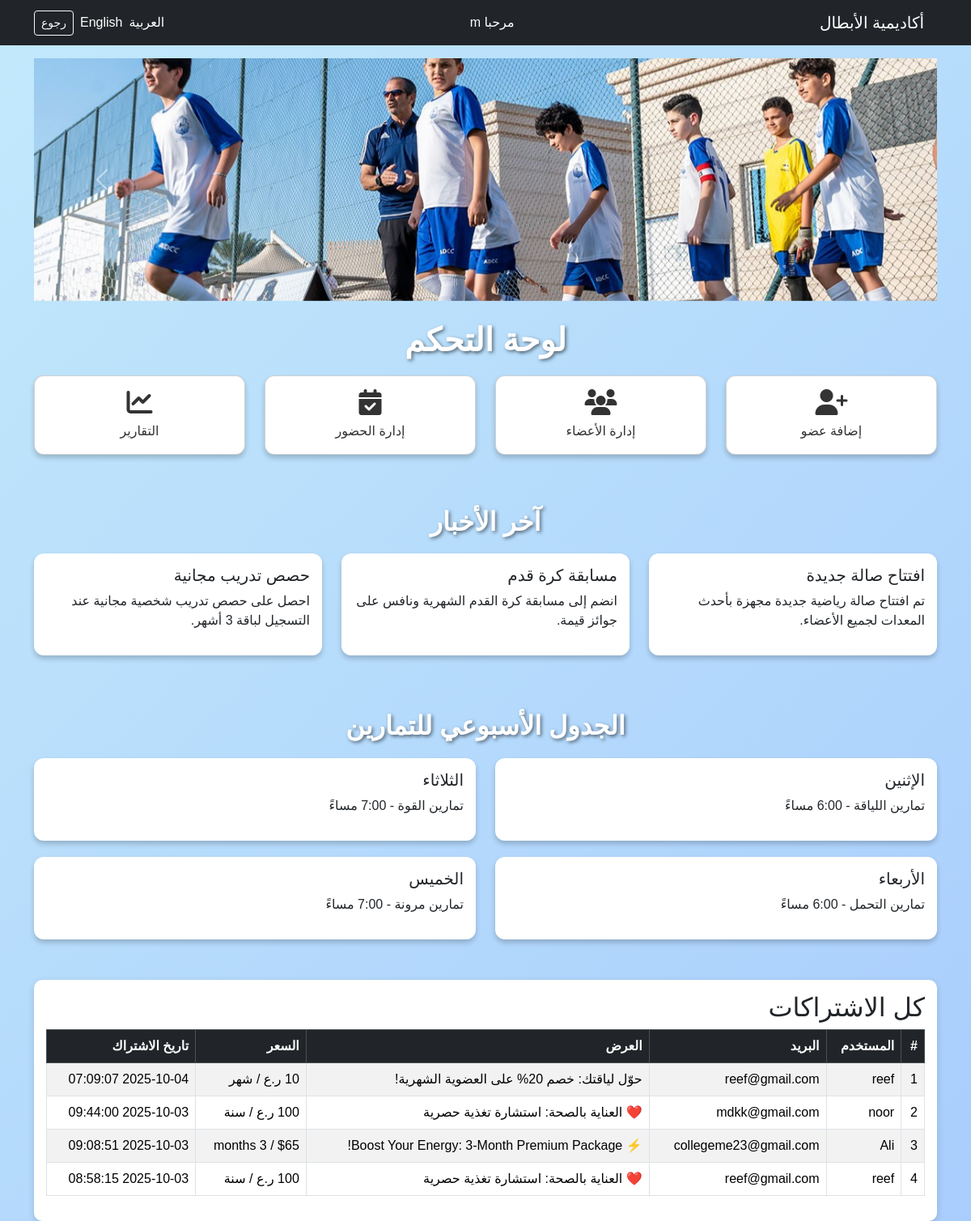
The app's page /homepage.php (signed in) with its own data.
### tables this page shows
CREATE TABLE `subscriptions` (
  `id` int(11) NOT NULL,
  `user_id` int(11) NOT NULL,
  `offer_id` int(11) NOT NULL,
  `offer_title` varchar(255) NOT NULL,
  `price` varchar(50) DEFAULT NULL,
  `subscription_date` timestamp NOT NULL DEFAULT current_timestamp()
);

CREATE TABLE `users` (
  `id` int(11) NOT NULL,
  `FirstName` varchar(50) NOT NULL,
  `lastName` varchar(50) NOT NULL,
  `username` varchar(50) NOT NULL,
  `email` varchar(50) NOT NULL,
  `password` varchar(255) NOT NULL,
  `role` varchar(20) NOT NULL DEFAULT 'user',
  `activity` varchar(50) NOT NULL DEFAULT 'كرة القدم'
);

### public/homepage.php (the view, shortened to what this page needs)
<?php
include("../config/connect.php");
$lang = $_SESSION['lang'];
$dir = $lang === 'ar' ? 'rtl' : 'ltr';
$subscriptions = [];
if ($_SESSION['role'] === 'admin') {
    $stmt = $conn->prepare("SELECT u.firstName, u.email, s.offer_title, s.price, s.subscription_date FROM subscriptions s JOIN users u ON s.user_id=u.id ORDER BY subscription_date DESC");
    $stmt->execute();
    $result = $stmt->get_result();
    while ($row = $result->fetch_assoc()) $subscriptions[] = $row;
}
?>
<!DOCTYPE html>
<html lang="<?= $lang ?>" dir="<?= $dir ?>">
<head>
<link href="https://cdn.jsdelivr.net/npm/bootstrap@5.3.2/dist/css/bootstrap.min.css" rel="stylesheet">
<link rel="stylesheet" href="https://cdnjs.cloudflare.com/ajax/libs/font-awesome/6.5.1/css/all.min.css">
</head>
<body>
<nav class="navbar navbar-expand-lg navbar-dark bg-dark">
  <div class="container d-flex justify-content-between align-items-center">
    <a class="navbar-brand" href="../public/homepage.php"><?= $texts[$lang]['brand'] ?></a>
    <span class="text-white mx-auto"><?= $texts[$lang]['hello'] ?> <?= $_SESSION['firstName']; ?></span>
    <div class="d-flex align-items-center gap-2">
      <a class="nav-link text-white" href="?lang=ar">العربية</a>
      <a class="nav-link text-white" href="?lang=en">English</a>
      <a href="../public/index.php" class="btn btn-outline-light btn-sm"><?= $texts[$lang]['logout'] ?></a>
    </div>
  </div>
</nav>
<div class="container mt-3">
  <div id="mainCarousel" class="carousel slide mb-4" data-bs-ride="carousel">
    <div class="carousel-inner">
      <div class="carousel-item active"><img src="../image/adcc-football-academy10.jpg" class="d-block w-100" alt="Image 1"></div>
    </div>
    <button class="carousel-control-prev" type="button" data-bs-target="#mainCarousel" data-bs-slide="prev">
      <span class="carousel-control-prev-icon" aria-hidden="true"></span>
    </button>
    <button class="carousel-control-next" type="button" data-bs-target="#mainCarousel" data-bs-slide="next">
      <span class="carousel-control-next-icon" aria-hidden="true"></span>
    </button>
  </div>
  <h1 class="section-title"><?= $texts[$lang]['welcome'] ?></h1>
  <div class="row justify-content-center mb-5">
    <?php if ($_SESSION['role'] == 'admin') { ?>
        <div class="col-md-3 mb-3"><div class="card text-center p-3"><a href="../members/add_member.php"><i class="fas fa-user-plus fa-2x mb-2"></i><br><?= $texts[$lang]['addMember'] ?></a></div></div>
        <div class="col-md-3 mb-3"><div class="card text-center p-3"><a href="view_members.php"><i class="fas fa-users fa-2x mb-2"></i><br><?= $texts[$lang]['manageMembers'] ?></a></div></div>
        <div class="col-md-3 mb-3"><div class="card text-center p-3"><a href="../attendance/attendance.php"><i class="fas fa-calendar-check fa-2x mb-2"></i><br><?= $texts[$lang]['attendance'] ?></a></div></div>
        <div class="col-md-3 mb-3"><div class="card text-center p-3"><a href="../reports/reports.php"><i class="fas fa-chart-line fa-2x mb-2"></i><br><?= $texts[$lang]['reports'] ?></a></div></div>
    <?php } else { ?>
        <div class="col-md-3 mb-3"><div class="card text-center p-3"><a href="../payments/offers.php"><i class="fas fa-gift fa-2x mb-2"></i><br><?= $texts[$lang]['offers'] ?></a></div></div>
    <?php } ?>
  </div>
  <h2 class="section-title"><?= $texts[$lang]['latestNews'] ?></h2>
  <div class="row">
    <div class="col-md-4"><div class="news-card"><h5><?= $texts[$lang]['news1_title'] ?></h5><p><?= $texts[$lang]['news1_desc'] ?></p></div></div>
    <div class="col-md-4"><div class="news-card"><h5><?= $texts[$lang]['news2_title'] ?></h5><p><?= $texts[$lang]['news2_desc'] ?></p></div></div>
    <div class="col-md-4"><div class="news-card"><h5><?= $texts[$lang]['news3_title'] ?></h5><p><?= $texts[$lang]['news3_desc'] ?></p></div></div>
  </div>
  <h2 class="section-title mt-5"><?= $texts[$lang]['weeklySchedule'] ?></h2>
  <div class="row">
    <div class="col-md-6"><div class="schedule-card"><h5><?= $texts[$lang]['day1'] ?></h5><p><?= $texts[$lang]['day1_schedule'] ?></p></div></div>
    <div class="col-md-6"><div class="schedule-card"><h5><?= $texts[$lang]['day2'] ?></h5><p><?= $texts[$lang]['day2_schedule'] ?></p></div></div>
    <div class="col-md-6"><div class="schedule-card"><h5><?= $texts[$lang]['day3'] ?></h5><p><?= $texts[$lang]['day3_schedule'] ?></p></div></div>
    <div class="col-md-6"><div class="schedule-card"><h5><?= $texts[$lang]['day4'] ?></h5><p><?= $texts[$lang]['day4_schedule'] ?></p></div></div>
  </div>
  <?php if ($_SESSION['role']==='admin'): ?>
    <div class="table-container">
      <h2>كل الاشتراكات</h2>
      <table class="table table-bordered table-striped">
        <thead class="table-dark">
          <tr>
            <th><?= $texts[$lang]['table_number'] ?></th>
            <th><?= $texts[$lang]['table_user'] ?></th>
            <th><?= $texts[$lang]['table_email'] ?></th>
            <th><?= $texts[$lang]['table_offer'] ?></th>
            <th><?= $texts[$lang]['table_price'] ?></th>
            <th><?= $texts[$lang]['table_date'] ?></th>
          </tr>
        </thead>
        <tbody>
          <?php $i=1; foreach($subscriptions as $sub): ?>
          <tr>
            <td><?= $i++ ?></td>
            <td><?= $sub['firstName'] ?></td>
            <td><?= $sub['email'] ?></td>
            <td><?= $sub['offer_title'] ?></td>
            <td><?= $sub['price'] ?></td>
            <td><?= $sub['subscription_date'] ?></td>
          </tr>
          <?php endforeach; ?>
        </tbody>
      </table>
    </div>
  <?php endif; ?>
</div>
</body>
</html>

### public/homepage.php (style rules this page uses)
body { margin: 0; font-family: "Poppins", sans-serif; background: linear-gradient(-45deg, #ff9a9e, #fad0c4, #a1c4fd, #c2e9fb); background-size: 400% 400%; animation: gradientBG 15s ease infinite; }
.card { border-radius: 12px; box-shadow: 0 4px 6px rgba(0,0,0,0.2); transition: transform 0.3s; }
.card a { text-decoration: none; color: #333; }
.section-title { color: #fff; font-weight: bold; margin-bottom: 20px; text-align: center; text-shadow: 2px 2px 4px rgba(0,0,0,0.5); }
.news-card, .schedule-card { border-radius: 12px; padding: 15px; background: #fff; margin-bottom: 20px; box-shadow: 0 4px 6px rgba(0,0,0,0.2); transition: transform 0.3s; }
.navbar-brand, .nav-link { color: #fff !important; white-space: nowrap; }
.table-container { background:#fff; padding:15px; border-radius:10px; box-shadow:0 3px 8px rgba(0,0,0,0.15); margin-top:30px; }
.carousel-item img { max-height:300px; object-fit:cover; }

### records on screen
subscriptions: user.FirstName "reef", user.email "reef@gmail.com", offer_title "حوّل لياقتك: خصم 20% على العضوية الشهرية!", price "10 ر.ع / شهر", subscription_date "2025-10-04 07:09:07"
subscriptions: user.FirstName "noor", user.email "mdkk@gmail.com", offer_title "❤️ العناية بالصحة: استشارة تغذية حصرية", price "100 ر.ع / سنة", subscription_date "2025-10-03 09:44:00"
subscriptions: user.FirstName "Ali", user.email "collegeme23@gmail.com", offer_title "⚡ Boost Your Energy: 3-Month Premium Package!", price "$65 / 3 months", subscription_date "2025-10-03 09:08:51"
subscriptions: user.FirstName "reef", user.email "reef@gmail.com", offer_title "❤️ العناية بالصحة: استشارة تغذية حصرية", price "100 ر.ع / سنة", subscription_date "2025-10-03 08:58:15"

### other values on screen
$texts[$lang]['brand'] "أكاديمية الأبطال"
$texts[$lang]['hello'] "مرحبا"
$_SESSION['firstName'] "m"
$texts[$lang]['logout'] "رجوع"
$texts[$lang]['welcome'] "لوحة التحكم"
$texts[$lang]['addMember'] "إضافة عضو"
$texts[$lang]['manageMembers'] "إدارة الأعضاء"
$texts[$lang]['attendance'] "إدارة الحضور"
$texts[$lang]['reports'] "التقارير"
$texts[$lang]['latestNews'] "آخر الأخبار"
$texts[$lang]['news1_title'] "افتتاح صالة جديدة"
$texts[$lang]['news1_desc'] "تم افتتاح صالة رياضية جديدة مجهزة بأحدث المعدات لجميع الأعضاء."
$texts[$lang]['news2_title'] "مسابقة كرة قدم"
$texts[$lang]['news2_desc'] "انضم إلى مسابقة كرة القدم الشهرية ونافس على جوائز قيمة."
$texts[$lang]['news3_title'] "حصص تدريب مجانية"
